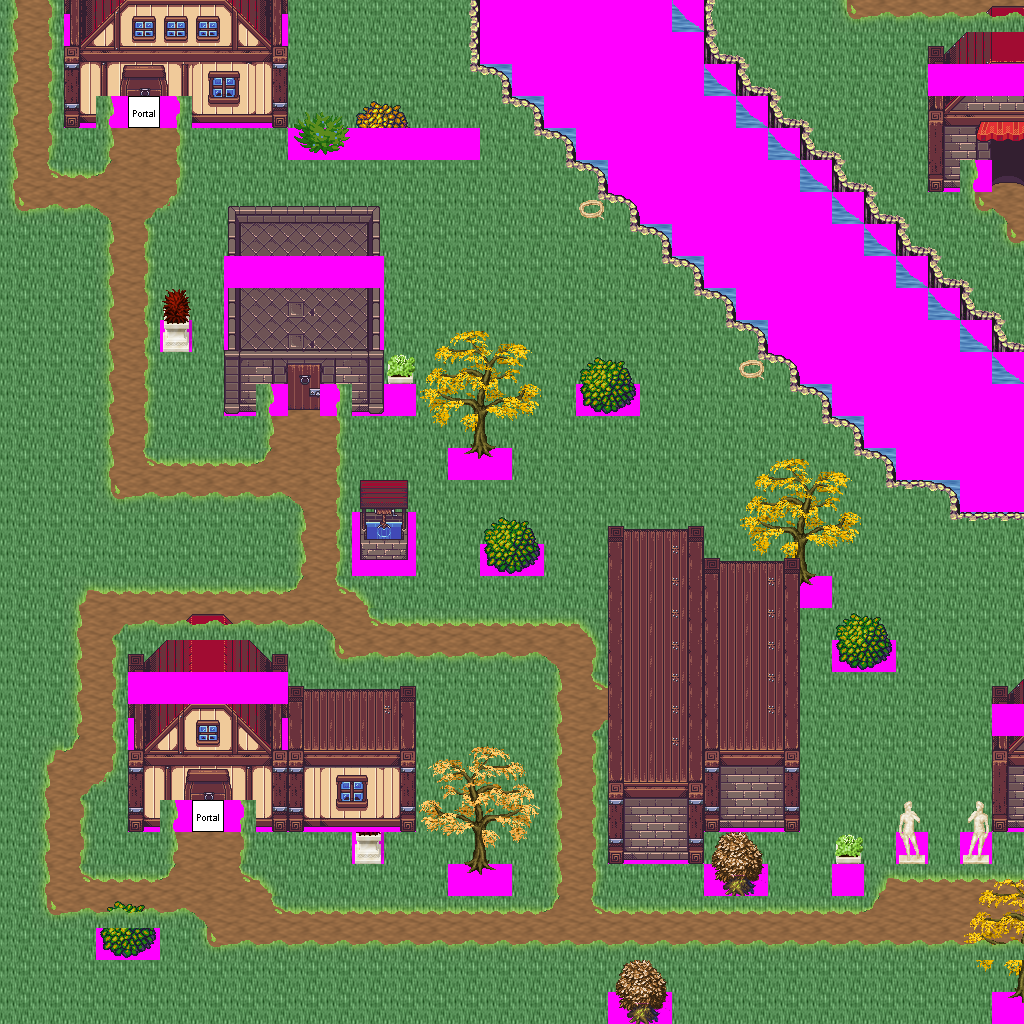

A level layout from a 2D game, rendered from its tile map. Below: a short description, then the map file with tile-grid data replaced by summaries:
An orthogonal 32x32 tile map with 32x32 px tiles, 7 tile layers (Ground, Objects, Above, Walkable, ...), 15 tilesets and 14 objects (7x newmap, from_west_0, from_west_1, from_west_2, from_west_3, ...).

<map version="1.0" orientation="orthogonal" width="32" height="32" tilewidth="32" tileheight="32">
 <tileset firstgid="1" name="ground_ground" tilewidth="32" tileheight="32">
  <image source="../drawable/ground_ground.png" width="96" height="352" />
 </tileset>
 <tileset firstgid="34" name="ground_water_pool_corners" tilewidth="32" tileheight="32">
  <image source="../drawable/ground_water_pool_corners.png" width="96" height="768" />
 </tileset>
 <tileset firstgid="106" name="terrain_grassland" tilewidth="32" tileheight="32">
  <image source="../drawable/terrain_grassland.png" width="256" height="352" />
 </tileset>
 <tileset firstgid="194" name="item_statue_romanic_art1" tilewidth="32" tileheight="32">
  <image source="../drawable/item_statue_romanic_art1.png" width="64" height="64" />
 </tileset>
 <tileset firstgid="198" name="item_statue_plants_potted_stone" tilewidth="32" tileheight="32">
  <image source="../drawable/item_statue_plants_potted_stone.png" width="96" height="64" />
 </tileset>
 <tileset firstgid="204" name="ground_grass_corners" tilewidth="32" tileheight="32">
  <image source="../drawable/ground_grass_corners.png" width="192" height="128" />
 </tileset>
 <tileset firstgid="228" name="ground_grass_edges" tilewidth="32" tileheight="32">
  <image source="../drawable/ground_grass_edges.png" width="384" height="96" />
 </tileset>
 <tileset firstgid="264" name="plant_tree_fall_trees" tilewidth="32" tileheight="32">
  <image source="../drawable/plant_tree_fall_trees.png" width="256" height="160" />
 </tileset>
 <tileset firstgid="304" name="item_ropes" tilewidth="32" tileheight="32">
  <image source="../drawable/item_ropes.png" width="64" height="64" />
 </tileset>
 <tileset firstgid="308" name="plant_stump_stump_vertical" tilewidth="32" tileheight="32">
  <image source="../drawable/plant_stump_stump_vertical.png" width="32" height="32" />
 </tileset>
 <tileset firstgid="309" name="building_stone_village" tilewidth="32" tileheight="32">
  <image source="../drawable/building_stone_village.png" width="928" height="448" />
 </tileset>
 <tileset firstgid="715" name="plant_bushes_and_trees" tilewidth="32" tileheight="32">
  <image source="../drawable/plant_bushes_and_trees.png" width="512" height="289" />
 </tileset>
 <tileset firstgid="859" name="plant_bush_berried" tilewidth="32" tileheight="32">
  <image source="../drawable/plant_bush_berried.png" width="160" height="384" />
 </tileset>
 <tileset firstgid="919" name="logic_portal" tilewidth="32" tileheight="32">
  <image source="../drawable/logic_portal.png" width="256" height="96" />
 </tileset>
 <tileset firstgid="943" name="walkable_sentinel" tilewidth="32" tileheight="32">
  <image source="../drawable/walkable_sentinel.png" width="32" height="32" />
 </tileset>
 <layer name="Ground" width="32" height="32">
  <data>[1024 cells, 1024 non-empty, 9 distinct tile ids]</data>
 </layer>
 <layer name="Objects" width="32" height="32">
  <data>[1024 cells, 19 non-empty, 13 distinct tile ids]</data>
 </layer>
 <layer name="Above" width="32" height="32">
  <data>[1024 cells, 131 non-empty, 79 distinct tile ids]</data>
 </layer>
 <layer name="Walkable" width="32" height="32">
  <data>[1024 cells, 288 non-empty, 1 distinct tile ids]</data>
 </layer>
 <layer name="Objects_stendhal" width="32" height="32">
  <data>[1024 cells, 398 non-empty, 94 distinct tile ids]</data>
 </layer>
 <layer name="Above_stendhal" width="32" height="32">
  <data>[1024 cells, 8 non-empty, 8 distinct tile ids]</data>
 </layer>
 <layer name="Objects_stendhal2" width="32" height="32">
  <data>[1024 cells, 2 non-empty, 1 distinct tile ids]</data>
 </layer>
 <objectgroup name="Mapevents" width="32" height="32">
  <object name="exit_east_0" type="newmap" x="992" y="0" width="32" height="64">
   <properties>
    <property name="map" value="level_7_deniran_atlantis_x1_y3" />
    <property name="place" value="from_east_0" />
   </properties>
  </object>
  <object name="exit_east_1" type="newmap" x="992" y="192" width="32" height="160">
   <properties>
    <property name="map" value="level_7_deniran_atlantis_x1_y3" />
    <property name="place" value="from_east_1" />
   </properties>
  </object>
  <object name="exit_east_2" type="newmap" x="992" y="512" width="32" height="192">
   <properties>
    <property name="map" value="level_7_deniran_atlantis_x1_y3" />
    <property name="place" value="from_east_2" />
   </properties>
  </object>
  <object name="exit_east_3" type="newmap" x="992" y="832" width="32" height="160">
   <properties>
    <property name="map" value="level_7_deniran_atlantis_x1_y3" />
    <property name="place" value="from_east_3" />
   </properties>
  </object>
  <object name="exit_north_0" type="newmap" x="0" y="0" width="64" height="32">
   <properties>
    <property name="map" value="level_7_deniran_atlantis_x0_y2" />
    <property name="place" value="from_north_0" />
   </properties>
  </object>
  <object name="exit_north_1" type="newmap" x="288" y="0" width="192" height="32">
   <properties>
    <property name="map" value="level_7_deniran_atlantis_x0_y2" />
    <property name="place" value="from_north_1" />
   </properties>
  </object>
  <object name="exit_north_2" type="newmap" x="704" y="0" width="320" height="32">
   <properties>
    <property name="map" value="level_7_deniran_atlantis_x0_y2" />
    <property name="place" value="from_north_2" />
   </properties>
  </object>
 </objectgroup>
 <objectgroup name="Spawn" width="32" height="32">
  <object name="from_west_0" x="992" y="32" width="32" height="32" />
  <object name="from_west_1" x="992" y="256" width="32" height="32" />
  <object name="from_west_2" x="992" y="608" width="32" height="32" />
  <object name="from_west_3" x="992" y="896" width="32" height="32" />
  <object name="from_south_0" x="32" y="0" width="32" height="32" />
  <object name="from_south_1" x="384" y="0" width="32" height="32" />
  <object name="from_south_2" x="864" y="0" width="32" height="32" />
 </objectgroup>
 <objectgroup name="Keys" width="32" height="32" />
 <objectgroup name="Replace" width="32" height="32" />
</map>
